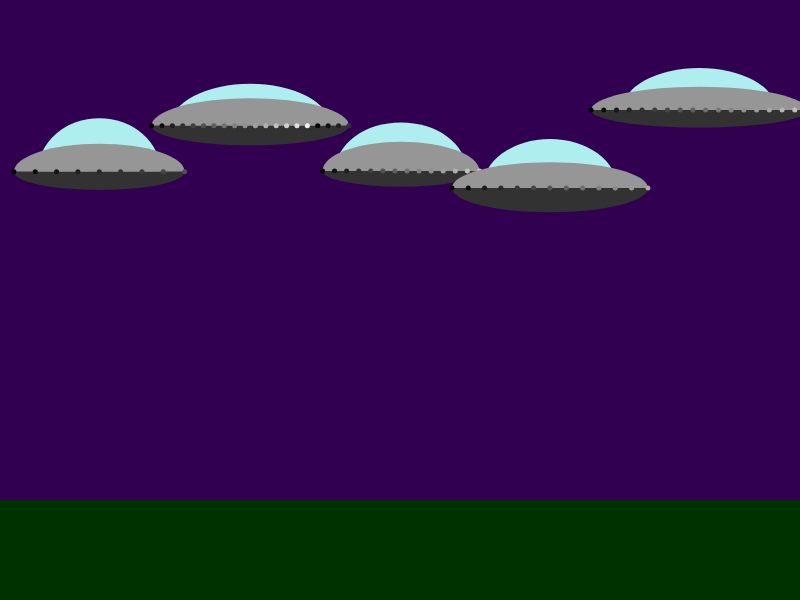
Frame 1 (no input)
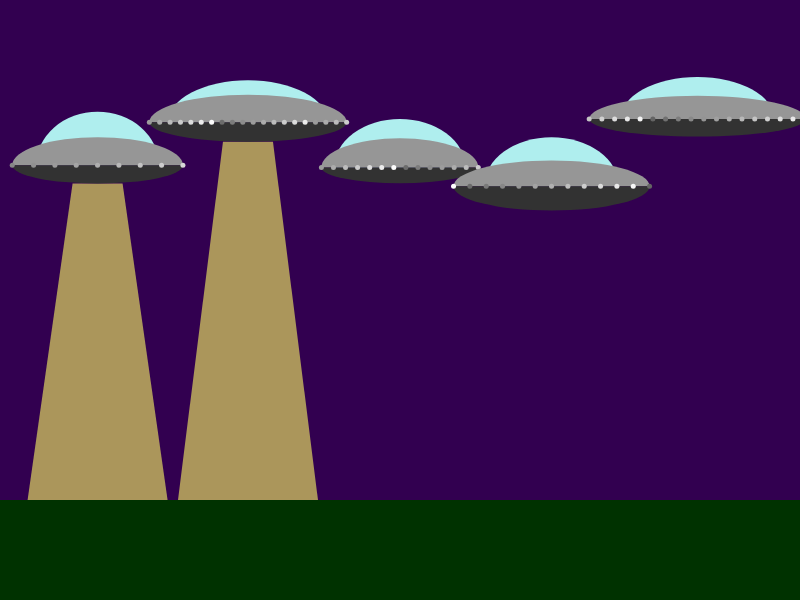
Frame 60 (no input)
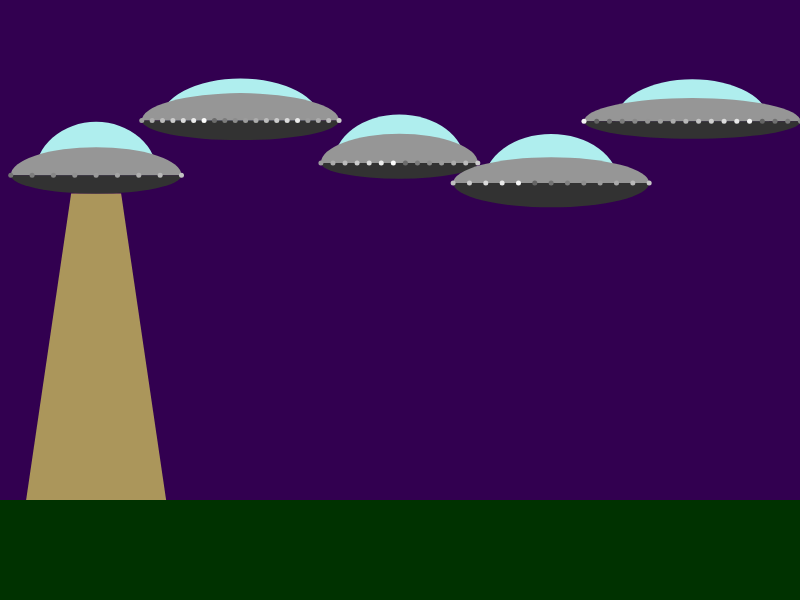
Frame 120 (the mouse pressed at the canvas centre since frame 60)

The p5.js sketch that drew these frames (run headless with seeded random() and noise() and a simulated clock; from frame 60 on, the mouse is pressed at the canvas centre):

// p5.js sketch
// ── sketch.js
var flyingSaucers;

function FlyingSaucer(x, y) {
    this.x = x;
    this.y = y;
    this.width = random(150, 250);
    this.height = random(75, 125);
    this.window_width = random(0.65, 0.85),
        this.window_height = random(0.75, 1),
        this.base_height = random(0.25, 0.5),
        this.num_lights = floor(random(5, 25)),
        this.light_inc = floor(random(5, 10)),
        this.brightnesses = [],
        this.beamOn = false,

        this.beam = function () {
            if (random() > 0.25) {
                fill(255, 255, 100, 150);
                beginShape();
                vertex(this.x - 25, this.y + this.height * this.base_height * 0.5);
                vertex(this.x + 25, this.y + this.height * this.base_height * 0.5);
                vertex(this.x + 70, height - 100);
                vertex(this.x - 70, height - 100);
                endShape();
            }
        },

        this.hover = function () {
            this.x += random(-1, 1);
            this.y += random(-1, 1);

            if (this.beamOn && random() > 0.996) {
                this.beamOn = false;
            } else if (!this.beamOn && random() > 0.99) {
                this.beamOn = true;
            }
        }

    this.draw = function () {
        if (this.beamOn) {
            this.beam();
        }

        fill(175, 238, 238);
        arc(
            this.x,
            this.y,
            this.width * this.window_width,
            this.height * this.window_height,
            PI, TWO_PI);

        fill(150);
        arc(
            this.x,
            this.y,
            this.width,
            this.height / 2,
            PI, TWO_PI);

        fill(50);
        arc(
            this.x,
            this.y,
            this.width,
            this.height * this.base_height,
            0, PI);

        var incr = (this.width / (this.num_lights - 1));

        for (var i = 0; i < this.num_lights; i++) {

            var x = this.x - this.width / 2 + i * incr;
            fill(this.brightnesses[i]);
            ellipse(
                x,
                this.y,
                5,
                5
            )
            this.brightnesses[i] += this.light_inc;
            if (this.brightnesses[i] > 255) {
                this.brightnesses[i] = 100;
            }
        }
    }



    for (var i = 0; i < this.num_lights; i++) {
        this.brightnesses.push((i * this.light_inc * 2) % 255);
    }
}



function setup() {
    createCanvas(800, 600);
    noStroke();

    flyingSaucers = [];

    for (var i = 0; i < 5; i++) {
        flyingSaucers.push(new FlyingSaucer(100 + i * 150, floor(random(100, 200))));
    }



}

function draw() {
    background(50, 0, 80);

    fill(0, 50, 0);
    rect(0, height - 100, width, 100);


    for (var i = 0; i < flyingSaucers.length; i++) {
        flyingSaucers[i].hover();

        flyingSaucers[i].draw();
    }



}
